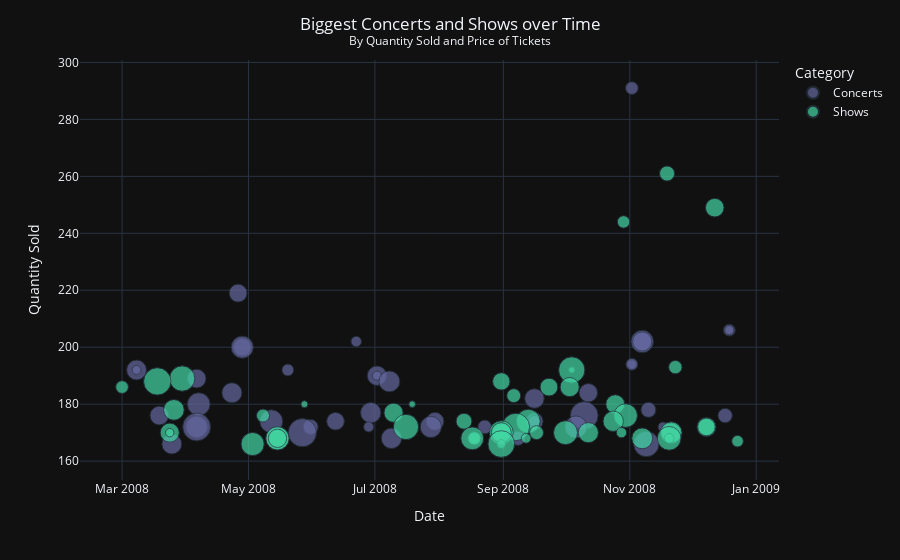

Here is the notebook cell this chart was saved with:
### Code cell
# Import libraries
import pandas as pd
import plotly.express as px

# Create scatter plot
fig = px.scatter(
    ticket_prices,
    x="caldate",
    y="qtysold",
    color="catgroup",
    size="priceperticket",
    hover_data=["eventname"],
)

# Create labels and show plot
fig.update_layout(
    title="Biggest Concerts and Shows over Time<br><sup>By Quantity Sold and Price of Tickets</sup>",
    title_x=0.5,
    xaxis_title="Date",
    yaxis_title="Quantity Sold",
    legend_title="Category",
    template="plotly_dark",
)
fig.show()

### Figure 1 — Plotly figure (JSON) as saved in the notebook; plotly's stock layout.template omitted (floating-point values rounded to 4 significant figures)
{"data": [{"customdata": [["Built To Spill"], ["Shakira"], ["Michael McDonald"], ["Michael McDonald"], ["Greg Kihn Band"], ["Bloc Party"], ["Bloc Party"], ["Bloc Party"], ["Janet Jackson"], ["Janet Jackson"], ["Built To Spill"], ["Built To Spill"], ["Celtic Thunder"], ["Donny Osmond"], ["Donny Osmond"], ["Bruce Springsteen"], ["Bruce Springsteen"], ["The Police"], ["Missy Higgins"], ["Billy Joel"], ["Lynyrd Skynyrd"], ["Amos Lee"], ["Insane Clown Posse"], ["Jim Brickman"], ["Decemberists"], ["At The Gates"], ["Paul Weller"], ["Lindsey Buckingham"], ["Decemberists"], ["Brian Jonestown Massacre"], ["Decemberists"], ["Girl Talk"], ["Dierks Bentley"], ["Decemberists"], ["Kiss"], ["Ben Harper"], ["Black Eyed Peas"], ["Vampire Weekend"], ["Dolly Parton"], ["Coheed and Cambria"], ["Kiss"], ["Sevendust"], ["Maze"], ["Gipsy Kings"], ["Brand New"], ["Flogging Molly"], ["Simple Plan"]], "hovertemplate": "catgroup=Concerts<br>caldate=%{x}<br>qtysold=%{y}<br>priceperticket=%{marker.size}<br>eventname=%{customdata[0]}<extra></extra>", "legendgroup": "Concerts", "marker": {"color": "#6568a0", "size": [96, 193, 84, 49, 66, 242, 303, 220, 183, 295, 43, 85, 84, 239, 49, 228, 51, 210, 264, 243, 205, 229, 310, 135, 251, 211, 124, 467, 177, 191, 63, 187, 317, 85, 278, 272, 134, 62, 114, 292, 468, 58, 479, 251, 120, 238, 385], "sizemode": "area", "sizeref": 1.198, "symbol": "circle"}, "mode": "markers", "name": "Concerts", "orientation": "v", "showlegend": true, "x": ["2008-11-02T00:00:00+00:00", "2008-04-26T00:00:00+00:00", "2008-12-19T00:00:00+00:00", "2008-12-19T00:00:00+00:00", "2008-06-22T00:00:00+00:00", "2008-11-07T00:00:00+00:00", "2008-11-07T00:00:00+00:00", "2008-11-07T00:00:00+00:00", "2008-04-28T00:00:00+00:00", "2008-04-28T00:00:00+00:00", "2008-11-02T00:00:00+00:00", "2008-11-02T00:00:00+00:00", "2008-05-20T00:00:00+00:00", "2008-03-08T00:00:00+00:00", "2008-03-08T00:00:00+00:00", "2008-07-02T00:00:00+00:00", "2008-07-02T00:00:00+00:00", "2008-04-06T00:00:00+00:00", "2008-07-08T00:00:00+00:00", "2008-04-23T00:00:00+00:00", "2008-10-12T00:00:00+00:00", "2008-09-16T00:00:00+00:00", "2008-04-07T00:00:00+00:00", "2008-11-10T00:00:00+00:00", "2008-06-29T00:00:00+00:00", "2008-03-19T00:00:00+00:00", "2008-12-17T00:00:00+00:00", "2008-10-10T00:00:00+00:00", "2008-09-16T00:00:00+00:00", "2008-07-30T00:00:00+00:00", "2008-09-16T00:00:00+00:00", "2008-06-12T00:00:00+00:00", "2008-05-12T00:00:00+00:00", "2008-09-16T00:00:00+00:00", "2008-04-06T00:00:00+00:00", "2008-07-28T00:00:00+00:00", "2008-05-31T00:00:00+00:00", "2008-06-28T00:00:00+00:00", "2008-08-23T00:00:00+00:00", "2008-10-06T00:00:00+00:00", "2008-04-06T00:00:00+00:00", "2008-11-17T00:00:00+00:00", "2008-05-27T00:00:00+00:00", "2008-07-09T00:00:00+00:00", "2008-09-08T00:00:00+00:00", "2008-03-25T00:00:00+00:00", "2008-11-09T00:00:00+00:00"], "xaxis": "x", "y": [291, 219, 206, 206, 202, 202, 202, 202, 200, 200, 194, 194, 192, 192, 192, 190, 190, 189, 188, 184, 184, 182, 180, 178, 177, 176, 176, 176, 174, 174, 174, 174, 174, 174, 172, 172, 172, 172, 172, 172, 172, 172, 170, 168, 168, 166, 166], "yaxis": "y", "type": "scatter"}, {"customdata": [["Spring Awakening"], ["All My Sons"], ["Phantom of the Opera"], ["Simon Boccanegra"], ["Gotterdammerung"], ["Gotterdammerung"], ["Dirty Dancing"], ["The Seagull"], ["The Frogs"], ["L Elisir d Amore"], ["August: Osage County"], ["Waiting for Godot"], ["The King and I"], ["Oedipus the King"], ["Chicago"], ["Kiss Me Kate"], ["Spring Awakening"], ["King Lear"], ["Uncle Vanya"], ["Siegfried"], ["Wicked"], ["Billy Elliot the Musical"], ["The 39 Steps"], ["The Seafarer"], ["The Glass Menagerie"], ["The Seafarer"], ["Hedda Gabler"], ["Cirque du Soleil"], ["A Bronx Tale"], ["The Tempest"], ["Blue Man Group"], ["Cirque du Soleil"], ["The Lion King"], ["Cirque du Soleil"], ["Seven Brides for Seven Brothers"], ["The Tempest"], ["Adriana Lecouvreur"], ["A Bronx Tale"], ["Cirque du Soleil"], ["Spring Awakening"], ["The Caretaker"], ["Spring Awakening"], ["The Caretaker"], ["Spamalot"], ["The Phantom of the Opera"], ["A Catered Affair"], ["Wicked"], ["The Caretaker"], ["Wicked"], ["Endgame"], ["Mystere Cirque du Soleil"], ["Rock 'n' Roll"], ["Rock 'n' Roll"]], "hovertemplate": "catgroup=Shows<br>caldate=%{x}<br>qtysold=%{y}<br>priceperticket=%{marker.size}<br>eventname=%{customdata[0]}<extra></extra>", "legendgroup": "Shows", "marker": {"color": "#43d7a4", "size": [137, 208, 93, 108, 24, 416, 385, 182, 451, 190, 221, 97, 117, 30, 27, 214, 257, 220, 102, 336, 346, 152, 249, 218, 384, 183, 454, 109, 223, 219, 64, 211, 245, 344, 117, 42, 344, 282, 239, 76, 300, 106, 330, 57, 262, 314, 57, 201, 338, 81, 322, 47, 429], "sizemode": "area", "sizeref": 1.198, "symbol": "circle"}, "mode": "markers", "name": "Shows", "orientation": "v", "showlegend": true, "x": ["2008-11-19T00:00:00+00:00", "2008-12-12T00:00:00+00:00", "2008-10-29T00:00:00+00:00", "2008-11-23T00:00:00+00:00", "2008-10-04T00:00:00+00:00", "2008-10-04T00:00:00+00:00", "2008-03-30T00:00:00+00:00", "2008-08-31T00:00:00+00:00", "2008-03-18T00:00:00+00:00", "2008-09-23T00:00:00+00:00", "2008-10-03T00:00:00+00:00", "2008-03-01T00:00:00+00:00", "2008-09-06T00:00:00+00:00", "2008-05-28T00:00:00+00:00", "2008-07-19T00:00:00+00:00", "2008-10-25T00:00:00+00:00", "2008-03-26T00:00:00+00:00", "2008-07-10T00:00:00+00:00", "2008-05-08T00:00:00+00:00", "2008-10-30T00:00:00+00:00", "2008-09-13T00:00:00+00:00", "2008-08-13T00:00:00+00:00", "2008-10-24T00:00:00+00:00", "2008-12-08T00:00:00+00:00", "2008-07-16T00:00:00+00:00", "2008-12-08T00:00:00+00:00", "2008-09-07T00:00:00+00:00", "2008-08-31T00:00:00+00:00", "2008-11-21T00:00:00+00:00", "2008-03-24T00:00:00+00:00", "2008-10-28T00:00:00+00:00", "2008-08-31T00:00:00+00:00", "2008-10-12T00:00:00+00:00", "2008-08-31T00:00:00+00:00", "2008-09-17T00:00:00+00:00", "2008-03-24T00:00:00+00:00", "2008-10-01T00:00:00+00:00", "2008-11-21T00:00:00+00:00", "2008-08-31T00:00:00+00:00", "2008-08-18T00:00:00+00:00", "2008-05-15T00:00:00+00:00", "2008-08-18T00:00:00+00:00", "2008-05-15T00:00:00+00:00", "2008-09-12T00:00:00+00:00", "2008-11-07T00:00:00+00:00", "2008-08-17T00:00:00+00:00", "2008-11-20T00:00:00+00:00", "2008-05-15T00:00:00+00:00", "2008-11-20T00:00:00+00:00", "2008-12-23T00:00:00+00:00", "2008-05-03T00:00:00+00:00", "2008-08-31T00:00:00+00:00", "2008-08-31T00:00:00+00:00"], "xaxis": "x", "y": [261, 249, 244, 193, 192, 192, 189, 188, 188, 186, 186, 186, 183, 180, 180, 180, 178, 177, 176, 176, 174, 174, 174, 172, 172, 172, 172, 170, 170, 170, 170, 170, 170, 170, 170, 170, 170, 170, 170, 168, 168, 168, 168, 168, 168, 168, 168, 168, 168, 167, 166, 166, 166], "yaxis": "y", "type": "scatter"}], "layout": {"xaxis": {"anchor": "y", "domain": [0, 1], "title": {"text": "Date"}}, "yaxis": {"anchor": "x", "domain": [0, 1], "title": {"text": "Quantity Sold"}}, "legend": {"title": {"text": "Category"}, "tracegroupgap": 0, "itemsizing": "constant"}, "margin": {"t": 60}, "title": {"text": "Biggest Concerts and Shows over Time<br><sup>By Quantity Sold and Price of Tickets</sup>", "x": 0.5}}}
